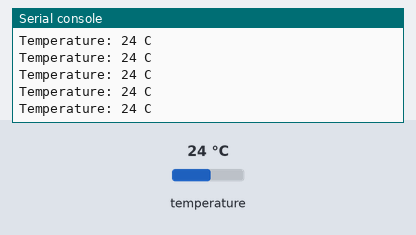
Bench run of a program on a simulated BBC micro:bit running MicroPython. Parts: the last lines printed to the serial console. The inputs (shaded band) are chosen by the test bench; at power-on: temperature 24 °C.

Above: at 1.2 s.
1.3 s: temperature set to 12 °C
At 1.31 s:
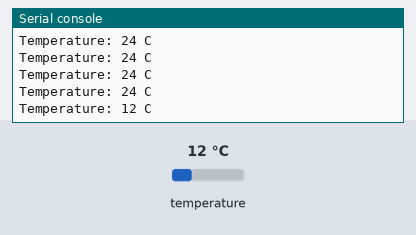
2.8 s: temperature set to 19 °C
At 2.82 s:
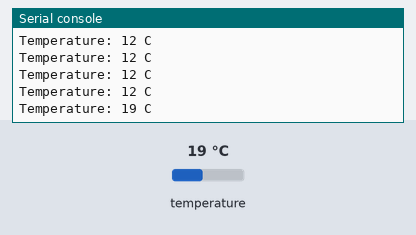
Timing chart, 0 to 5.8 s (numbered marks = the images above; inputs shaded):
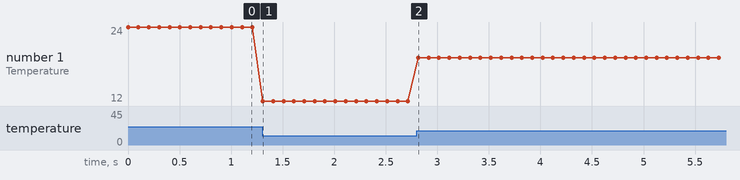

Measured:
- after the input at 1.3 s, the serial console: prints a new line at once (image 1)
- after the input at 2.8 s, the serial console: prints a new line at once (image 2)
- plotted number 1: 24 → 12 after the input at 1.3 s, 12 → 19 after the input at 2.8 s

The program:

temperature-serial.py
```python
# Imports go at the top
from microbit import *

# Code in a 'while True:' loop repeats forever
while True:
    # Print the temperature
    print('Temperature:', temperature(), 'C')
    sleep(100) # Wait for 100ms (0.1 seconds)
```
